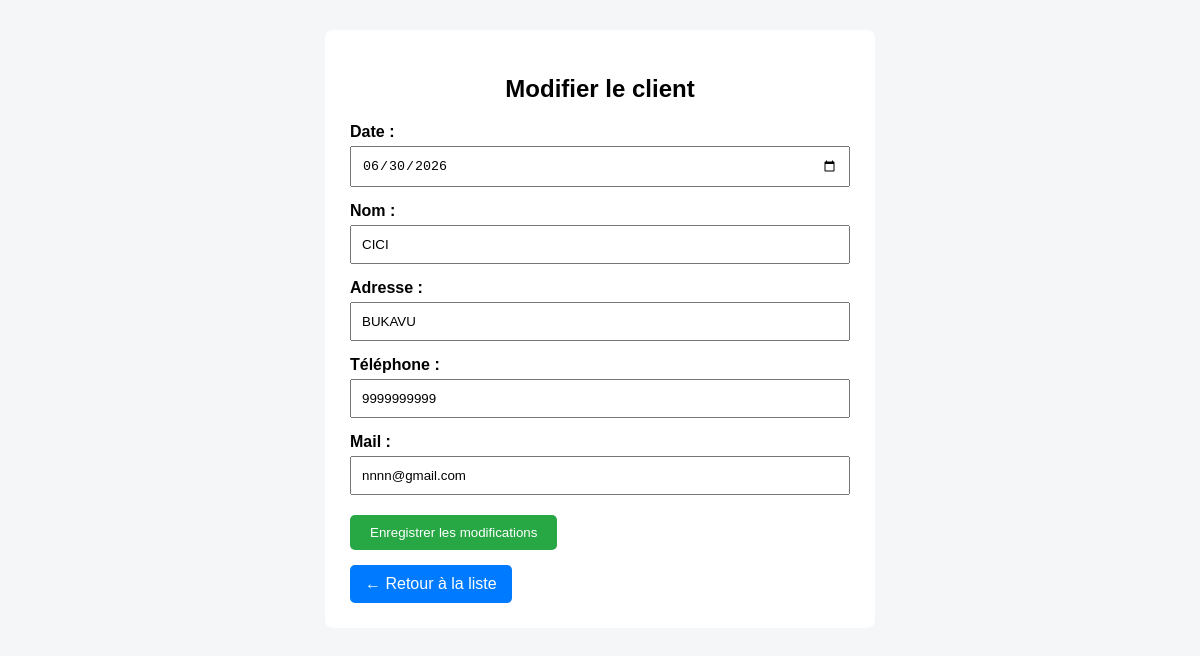
Page /client/modifier.php?id=8 on the committed database.
### tables this page shows
CREATE TABLE IF NOT EXISTS `client` (
  `id_client` int(11) NOT NULL AUTO_INCREMENT,
  `date` date DEFAULT NULL,
  `nom` varchar(100) DEFAULT NULL,
  `adresse` varchar(150) DEFAULT NULL,
  `telephone` varchar(20) DEFAULT NULL,
  `mail` varchar(40) DEFAULT NULL,
  PRIMARY KEY (`id_client`)
);

### client/modifier.php (the view, shortened to what this page needs)
<?php
$serveur = "localhost";
$utilisateur = "root";
$motdepasse = "";
$base = "cici";
$conn = mysqli_connect($serveur, $utilisateur, $motdepasse, $base);
mysqli_set_charset($conn, "utf8");
$id = intval($_GET['id']);
$sql = "SELECT * FROM client WHERE id_client = $id";
$resultat = mysqli_query($conn, $sql);
$client = mysqli_fetch_assoc($resultat);
?>
<!DOCTYPE html>
<html lang="fr">
<head>
</head>
<body>
<div class="formulaire">
<h2>Modifier le client</h2>
<form method="POST" action="">
<label>Date :</label>
<input
    type="date"
    name="date"
    value="<?php echo htmlspecialchars($client['date']); ?>"
    required
>
<label>Nom :</label>
<input
    type="text"
    name="nom"
    value="<?php echo htmlspecialchars($client['nom']); ?>"
    required
>
<label>Adresse :</label>
<input
    type="text"
    name="adresse"
    value="<?php echo htmlspecialchars($client['adresse']); ?>"
>
<label>Téléphone :</label>
<input
    type="text"
    name="telephone"
    value="<?php echo htmlspecialchars($client['telephone']); ?>"
>
<label>Mail :</label>
<input
    type="email"
    name="mail"
    value="<?php echo htmlspecialchars($client['mail']); ?>"
>
<button type="submit" name="modifier">
    Enregistrer les modifications
</button>
</form>
<a href="liste.php" class="retour">
    ← Retour à la liste
</a>
</div>
</body>
</html>

### client/modifier.php (style rules this page uses)
body { font-family: Arial, sans-serif; background: #f4f6f8; margin: 30px; }
.formulaire { width: 500px; max-width: 100%; margin: auto; background: white; padding: 25px; border-radius: 8px; }
h2 { text-align: center; }
label { display: block; margin-top: 15px; font-weight: bold; }
input { width: 100%; padding: 10px; margin-top: 5px; box-sizing: border-box; }
button { margin-top: 20px; padding: 10px 20px; background: #28a745; color: white; border: none; border-radius: 5px; cursor: pointer; }
.retour { display: inline-block; margin-top: 15px; padding: 10px 15px; background: #007bff; color: white; text-decoration: none; border-radius: 5px; }

### rows in the picture
client: date "06/30/2026", nom "CICI", adresse "BUKAVU", telephone "9999999999", mail "nnnn@gmail.com"
